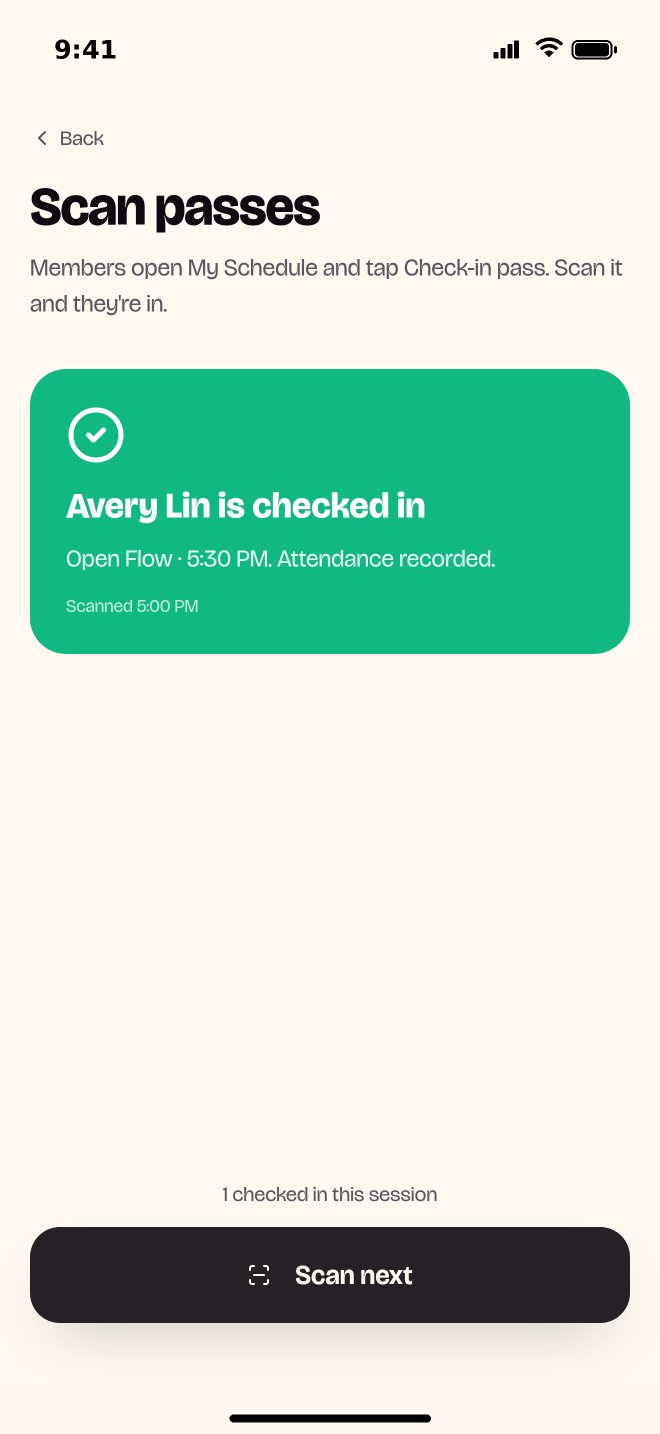
#> input picture store-captures/studio/engine/raw/ios/tandavastudio/01-scan-success.png, 1320 x 2868 px, given as the content of the folder engine/raw/ios/tandavastudio/02-dashboard.png, which was not available (shown at 1/2 size)
$ python devicebar.py engine/raw/ios/tandavastudio/01-scan-success.png engine/raw/ios/tandavastudio/02-dashboard.png engine/raw/ios/tandavastudio/02-dashboard.png
#> lines starting #> are read from the running program, lines starting #| are printed output that depends on the picture
"""Put browser viewport captures into full device screens for the store engines.
iOS:  440x860 pt page at 3x (1320x2580) -> 1320x2868 (iPhone 17 Pro Max, 62 pt status bar, 34 pt home area).
Play: 360x616 dp page at 3x (1080x1848) -> 1080x1920 (24 dp status bar).
The status bar is the standard 9:41 clean bar; the page itself is never edited.
usage: python3 devicebar.py ios|play <in_dir> <out_dir>
"""
import sys, pathlib
from PIL import Image, ImageDraw, ImageFont

BOLD = '/usr/share/fonts/truetype/dejavu/DejaVuSans-Bold.ttf'

def edge_color(im, y):
    row = [im.getpixel((x, y)) for x in range(0, im.width, max(1, im.width // 40))]
    row.sort(key=sum)
    return row[len(row) // 2][:3]

def ink(bg):
    return (0, 0, 0) if sum(bg) > 382 else (255, 255, 255)

def wifi(d, wx, wy, s, fg, bg):
    for r, w in ((13, 2.6), (8.6, 2.6)):
        d.arc([wx - r * s, wy - r * s, wx + r * s, wy + r * s], 225, 315, fill=fg, width=int(w * s))
    r = 4.2
    d.pieslice([wx - r * s, wy - r * s, wx + r * s, wy + r * s], 225, 315, fill=fg)

def bar(kind, src, dst):
    im = Image.open(src).convert('RGB')
#> im is the input picture: PIL image 1320x2868 RGB; mean R, G, B 197.6, 221.7, 205.8
    if kind == 'ios':
        s, W, H, top, bottom, clock_x, clock_size, right = 3, 1320, 2868, 186, 102, 108, 17, 1320 - 96
    else:
        s, W, H, top, bottom, clock_x, clock_size, right = 3, 1080, 1920, 72, 0, 54, 14, 1080 - 48
    page_h = H - top - bottom
    if im.size != (W, page_h):
        im = im.resize((W, page_h), Image.LANCZOS) if abs(im.height - page_h) > 3 else im.crop((0, 0, W, page_h))
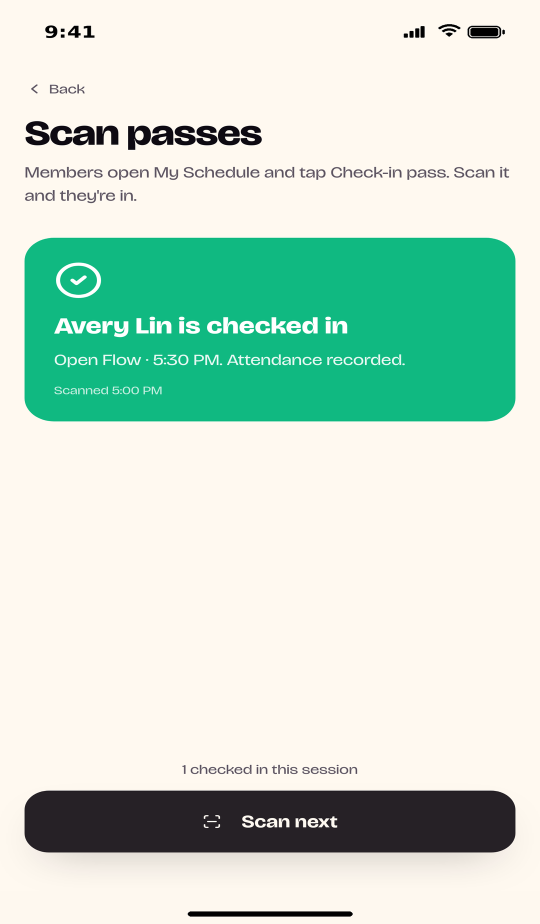
#> im: PIL image 1080x1848 RGB (shown at 1/2 size); mean R, G, B 197.5, 221.7, 205.8
    tb, bb = edge_color(im, 2), edge_color(im, im.height - 3)
#> in edge_color, `row = [im.getpixel((x, y)) for x in range(0, im.width, max(1, im.width..`: row = 40 items, first 6: (255, 249, 240), (255, 249, 240), (255, 249, 240), (255, 249, 240), (255, 249, 240), (255, 249, 240)
#> tb = (255, 249, 240); bb = (254, 248, 239)
    out = Image.new('RGB', (W, H), tb)
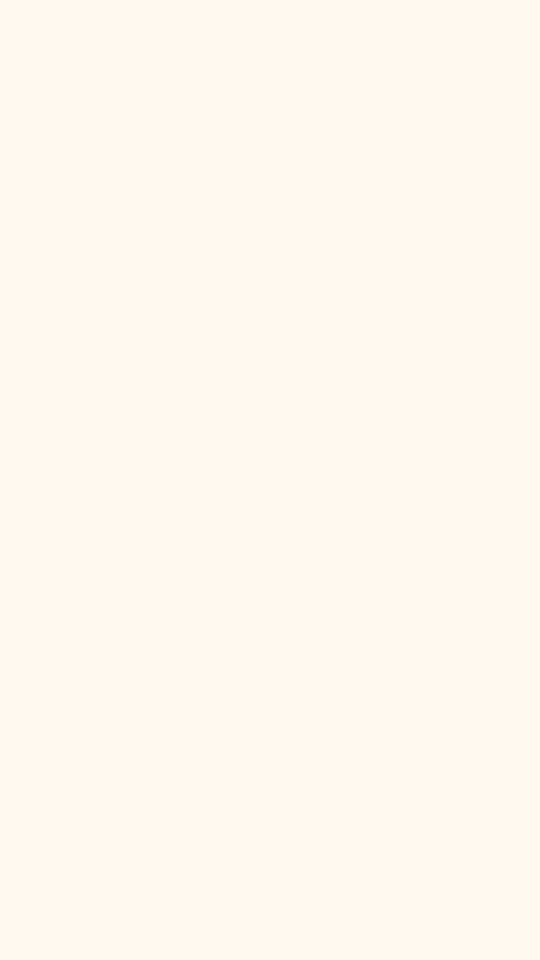
#> out: PIL image 1080x1920 RGB (shown at 1/2 size); mean R, G, B 255, 249, 240
    out.paste(im, (0, top))
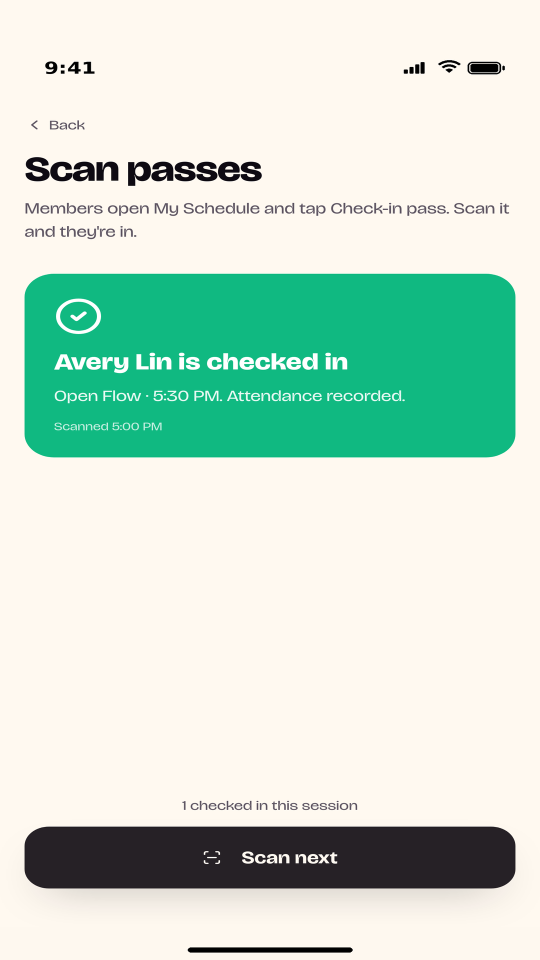
#> out: PIL image 1080x1920 RGB (shown at 1/2 size); mean R, G, B 199.7, 222.7, 207.1
    if bottom:
        out.paste(Image.new('RGB', (W, bottom), bb), (0, H - bottom))
    d = ImageDraw.Draw(out)
    fg = ink(tb)
#> fg = (0, 0, 0)
    f = ImageFont.truetype(BOLD, clock_size * s)
    cy = (top // 2 + 6) if kind == 'ios' else top // 2
    d.text((clock_x, cy), '9:41', font=f, fill=fg, anchor='lm')
    # battery
    bw, bh = (27 * s, 13 * s) if kind == 'ios' else (11 * s, 18 * s)
    if kind == 'ios':
        x1 = right; x0 = x1 - bw
        d.rounded_rectangle([x0, cy - bh / 2, x1, cy + bh / 2], radius=4 * s, outline=fg, width=4)
        d.rounded_rectangle([x0 + 7, cy - bh / 2 + 7, x1 - 7, cy + bh / 2 - 7], radius=6, fill=fg)
        d.rounded_rectangle([x1 + 4, cy - 7, x1 + 9, cy + 7], radius=3, fill=fg)
        wifi(d, x0 - 15 * s, cy + 5 * s, s, fg, tb)
        sx = x0 - 52 * s
        for i, h in enumerate((4, 6.5, 9, 11.5)):
            bx = sx + i * 4.6 * s
            d.rounded_rectangle([bx, cy + 5.5 * s - h * s, bx + 3 * s, cy + 5.5 * s], radius=2, fill=fg)
        hb = ink(bb)
        d.rounded_rectangle([W / 2 - 67 * s, H - 13 * s, W / 2 + 67 * s, H - 8 * s], radius=3 * s, fill=hb)
    else:
        x1 = right; x0 = x1 - bw
        d.rounded_rectangle([x0, cy - bh / 2, x1, cy + bh / 2], radius=2 * s, fill=fg)
        d.rectangle([x0 + bw / 2 - 2 * s, cy - bh / 2 - 2 * s, x0 + bw / 2 + 2 * s, cy - bh / 2], fill=fg)
        d.polygon([(x0 - 6 * s, cy + 8 * s), (x0 - 22 * s, cy + 8 * s), (x0 - 6 * s, cy - 8 * s)], fill=fg)
        wifi(d, x0 - 36 * s, cy + 7 * s, s * 1.1, fg, tb)
    out.save(dst)
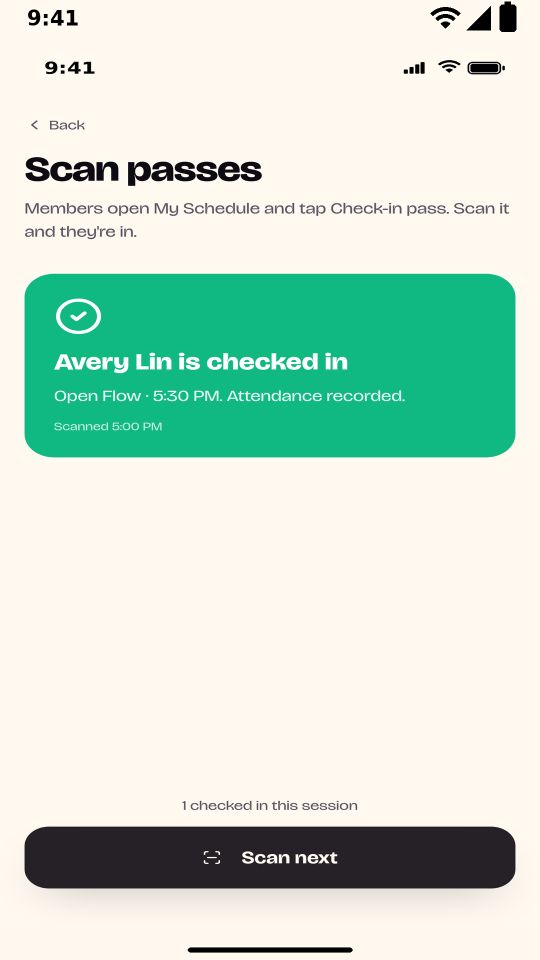
#> saved as 01-scan-success.png: PIL image 1080x1920 RGB (shown at 1/2 size); mean R, G, B 199, 222.1, 206.5

if __name__ == '__main__':
    kind, src, dst = sys.argv[1], pathlib.Path(sys.argv[2]), pathlib.Path(sys.argv[3])
    dst.mkdir(parents=True, exist_ok=True)
    for p in sorted(src.glob('*.png')):
        bar(kind, p, dst / p.name); print('bar', kind, p.name)
